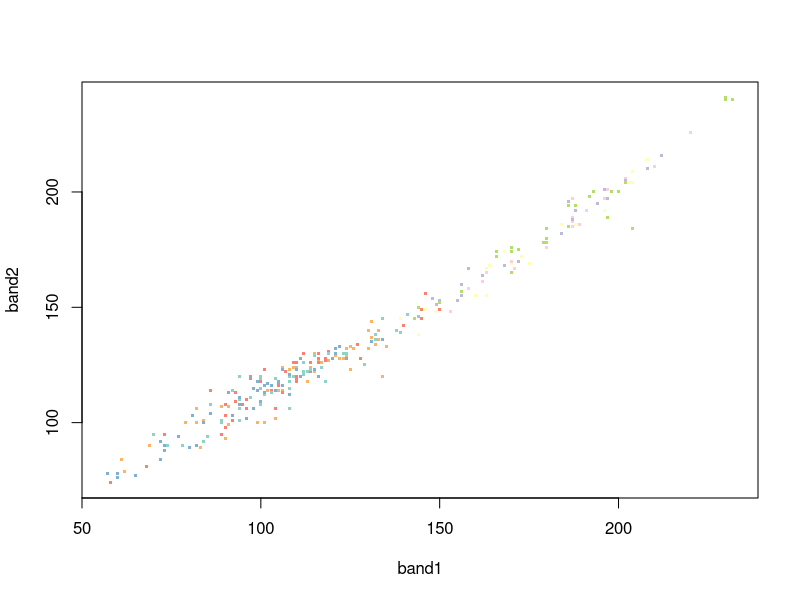

This figure's R source:
######
# Bisecting K-Means By Ruthvik Mandava
# Coursework - Automated Learning and Data analysis - CSC 522 - Dr.Raju
# North Carolina State University
#####
rm(list = ls(all = T))

library(RColorBrewer)
set.seed(100)
data.df <- read.csv('hw2-data.csv')

# Implementation bisecting k means.
# Input:
# data.df: data frame based on hw2-data.csv
# trials.max: Max. number of trials for kmeans 
# k-means function is used to split at every step
# k: Number of clusters to find in bisecting k-means

# Output:
# Output/function return value will be a list containing 2 elements
# first element of the list is a vector containing cluster assignments (i.e., values 1 to k assigned to each data point)
# second element of the list is a vector containing SSE of each cluster
# Additional Information:
# When identifying which cluster to split, the one with maximum SSE
# When performing kmeans, pick two random points the cluster with largest SSE as centers at every iteration. 
# terminating condition: when k clusters have been found


bisectingkmeans <- function(data.df, trails.max, k){
  # start your implementation here
  myClusters <- myBisectingKMeans(data.df, trails.max, k)
  clusterVec <- c()
  sseVec <- c()
  for (i in myClusters){
    frame <- as.data.frame(i)
    sseVec <- c(sseVec, frame$withinss[1])
    for (j in 1:length(frame$ID)){
      clusterVec[frame$ID[j]] <- frame$cluster[j]
    }
  }
  return (list(clusterVec, sseVec))
}

myBisectingKMeans <- function(data.df, trails.max, k){
  st <- 1
  data.df$cluster <- 1
  myClusters <- list()
  toSplit <- data.df[,1:3]
  curK <- 1
  curC <- 1
  while (curK <= k){
    ksplit <- kmeans(toSplit, 2)
    minsse <- ksplit$totss
    for(i in 1:trails.max){
      split <- kmeans(toSplit, 2)
      if (split$totss < minsse){
        ksplit <- split
        minsse <- split$totss
      }
    }
    clusters <- ksplit$cluster
    clusters <- replace(clusters, clusters == 2, curK+1)
    clusters <- replace(clusters, clusters == 1, curC)
    toSplit$cluster <- clusters
    split1 <- toSplit[toSplit$cluster==curC,]
    split1$withinss <- ksplit$withinss[1]
    split2 <- toSplit[toSplit$cluster==curK+1,]
    split2$withinss <- ksplit$withinss[2]
    myClusters[[curC]] <- split1
    myClusters[[curK+1]] <- split2
    temp <- 0
    ind <- 0
    for(i in 1:curK){
      if (!is.null(myClusters[[i]])){
        frame <- as.data.frame(myClusters[[i]])
        if (frame$withinss[1] > temp){
          temp <- frame$withinss[1]
          ind <- i
          curC <- frame$cluster[1]
          toSplit <- frame[1:3]
        }
      }
    }
    curK <- curK+1
    if (curK == k)return(myClusters)
  }
  return (myClusters)
}

# Code for comparing result from bisecting kmeans here
kmeans_comparison <- function(data.df, result, k){
  mycenters <- rbind(data.df[210,], data.df[247,], data.df[265,], data.df[278,], data.df[288,])
  kmeansClustering <- kmeans(data.df, centers = mycenters)
  print ("K means clusters with chosen centers - SSE of each cluster and total")
  print (kmeansClustering$withinss)
  t1 <- 0
  t2 <- 0
  for (i in kmeansClustering$withinss)t1 <- t1+i
  for (i in result[[2]])t2 <- t2+i
  print (t1)
  print ("Bisecting K means - SSE of each cluster and total")
  print (result[[2]])
  print (t2)
}

k=8
result <- bisectingkmeans(data.df, trails.max = 25 , k)
plot(data.df[, -1], col = brewer.pal(k, "Set3")[result[[1]]], pch = '.',
     cex = 3)
kmeans_comparison(data.df, result, k)
